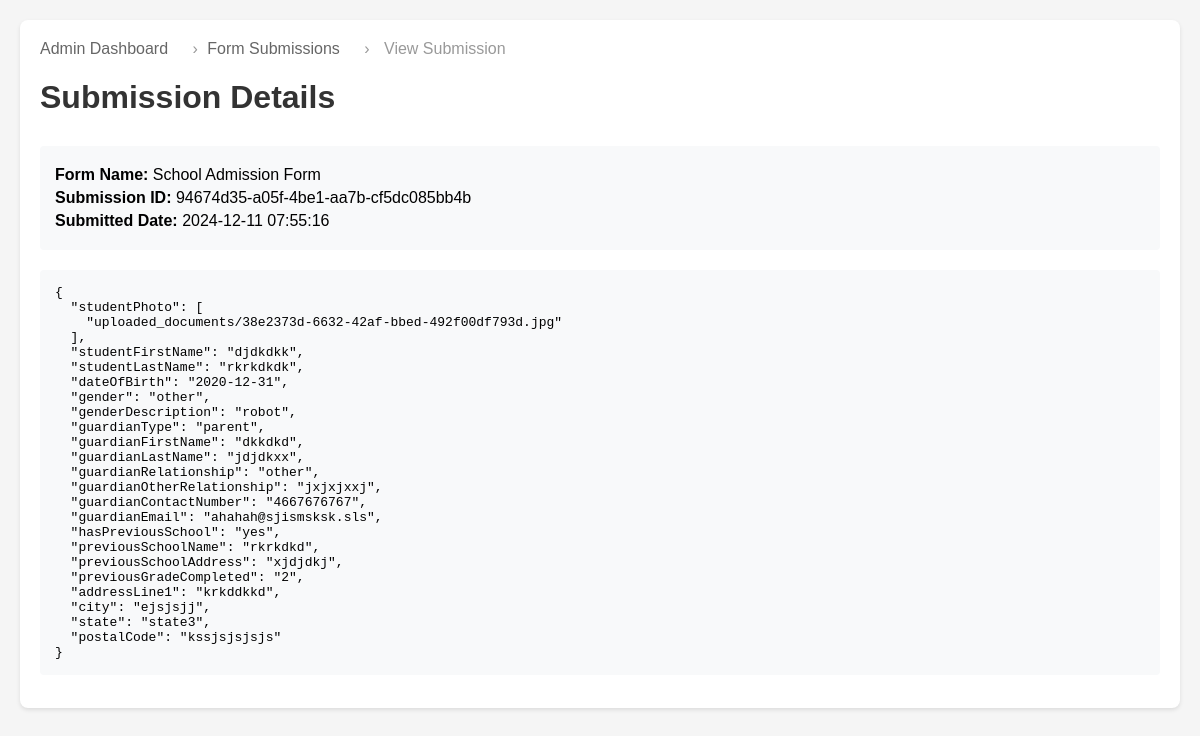
Page /admin/submissions/94674d35-a05f-4be1-aa7b-cf5dc085bb4b/view on the committed database.
### app/models/form.py (models this page shows, shortened)
class Form(db.Model):
    __tablename__ = 'forms'
    formId = db.Column(db.String(36), primary_key=True,
                       default=lambda: str(uuid.uuid4()))
    formName = db.Column(db.String(100), nullable=False)
    formPath = db.Column(db.String(255), nullable=False)
    uploadedDate = db.Column(
        db.DateTime, nullable=False, default=datetime.utcnow)

### app/models/submission.py (models this page shows, shortened)
class Submission(db.Model):
    __tablename__ = 'submissions'
    submissionId = db.Column(
        db.String(36), primary_key=True, default=lambda: str(uuid.uuid4()))
    formId = db.Column(db.String(36), db.ForeignKey(
        'forms.formId'), nullable=False)
    submittedDate = db.Column(
        db.DateTime, nullable=False, default=datetime.utcnow)
    submissionPath = db.Column(db.String(255), nullable=False)
    form = db.relationship(
        'Form', backref=db.backref('submissions', lazy=True))

### app/routes/admin.py (the view)
@bp.route('/submissions/<submission_id>/view')
def view_submission(submission_id):
    try:
        submission = Submission.query.get_or_404(submission_id)
        file_path = os.path.join(
            current_app.config['SUBMISSION_FOLDER'],
            submission.submissionPath
        )
        if not os.path.exists(file_path):
            return render_template('admin/error.html',
                                   message='Submission data file not found')
        with open(file_path, 'r') as f:
            submission_data = json.load(f)
        return render_template('admin/view_submission.html',
                               submission=submission,
                               submission_data=json.dumps(submission_data, indent=2))
    except Exception as e:
        return render_template('admin/error.html', message=str(e))

### app/templates/admin/view_submission.html (shortened to what this page needs)
<!DOCTYPE html>
<html>
<head>
</head>
<body>
    <div class="container">
        <div class="navigation-links">
            <a href="/admin/">Admin Dashboard</a>
            <span>›</span>
            <a href="/admin/forms/{{ submission.formId }}/submissions">Form Submissions</a>
            <span>›</span>
            <span>View Submission</span>
        </div>
        <h1>Submission Details</h1>
        <div class="submission-info">
            <p><strong>Form Name:</strong> {{ submission.form.formName }}</p>
            <p><strong>Submission ID:</strong> {{ submission.submissionId }}</p>
            <p><strong>Submitted Date:</strong> {{ submission.submittedDate.strftime('%Y-%m-%d %H:%M:%S') }}</p>
        </div>
        <pre><code>{{ submission_data }}</code></pre>
    </div>
</body>
</html>

### app/templates/admin/view_submission.html (style rules this page uses)
body { font-family: Arial, sans-serif; margin: 0; padding: 20px; background-color: #f5f5f5; }
.container { max-width: 1200px; margin: 0 auto; background-color: white; padding: 20px; border-radius: 8px; box-shadow: 0 2px 4px rgba(0,0,0,0.1); }
h1 { color: #333; margin-bottom: 30px; }
.submission-info { margin-bottom: 20px; padding: 15px; background-color: #f8f9fa; border-radius: 4px; }
.submission-info p { margin: 5px 0; }
pre { background-color: #f8f9fa; padding: 15px; border-radius: 4px; overflow-x: auto; white-space: pre-wrap; word-wrap: break-word; }
.navigation-links { margin-bottom: 20px; }
.navigation-links a { color: #666; text-decoration: none; margin-right: 15px; }
.navigation-links span { color: #999; margin: 0 5px; }

### rows in the picture
Form: form.formName "School Admission Form"
Submission: submissionId "94674d35-a05f-4be1-aa7b-cf5dc085bb4b", submittedDate "2024-12-11 07:55:16"
